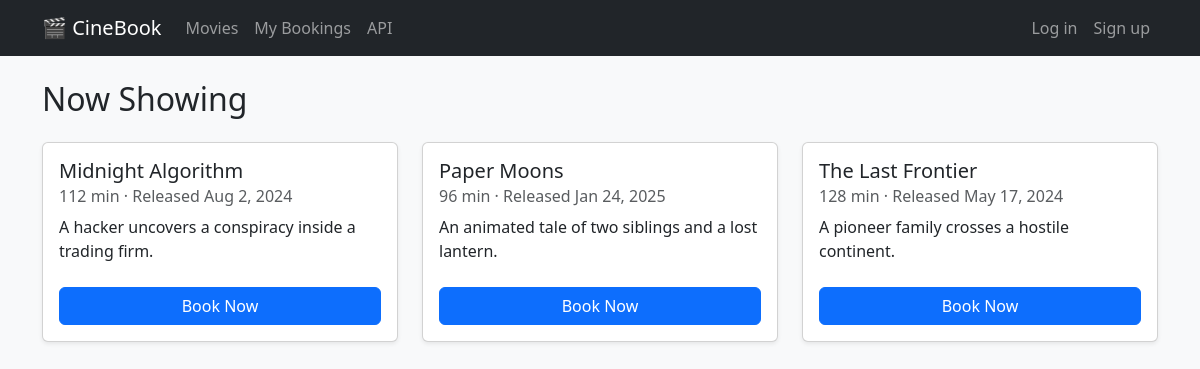
The page / on the database its author committed.
### bookings/models.py (models this page shows, shortened)
class Movie(models.Model):
    title = models.CharField(max_length=200)
    description = models.TextField(blank=True)
    release_date = models.DateField()
    duration = models.PositiveIntegerField(help_text="Duration in minutes")
    class Meta:
        ordering = ["title"]

### bookings/views.py (the view)
# urls.py: path("", views.movie_list, name="movie_list"),
def movie_list(request):
    return render(request, "bookings/movie_list.html", {"movies": Movie.objects.all()})

### bookings/templates/bookings/movie_list.html (shortened to what this page needs)
{% extends 'bookings/base.html' %}
{% block content %}
<h2 class="mb-4">Now Showing</h2>
<div class="row row-cols-1 row-cols-md-2 row-cols-lg-3 g-4">
  {% for movie in movies %}
    <div class="col">
      <div class="card h-100 shadow-sm">
        <div class="card-body">
          <h5 class="card-title">{{ movie.title }}</h5>
          <h6 class="card-subtitle mb-2 text-muted">
            {{ movie.duration }} min &middot; Released {{ movie.release_date|date:"M j, Y" }}
          </h6>
          <p class="card-text">{{ movie.description }}</p>
        </div>
        <div class="card-footer bg-transparent border-0 pb-3">
          <a href="{% url 'book_seat' movie.id %}" class="btn btn-primary w-100">Book Now</a>
        </div>
      </div>
    </div>
  {% empty %}
    <div class="col-12"><div class="alert alert-info">No movies are showing right now.</div></div>
  {% endfor %}
</div>
{% endblock %}

### rows shown on the page
Movie: title "Midnight Algorithm", duration "112", release_date "Aug 2, 2024", description "A hacker uncovers a conspiracy inside a trading firm."
Movie: title "Paper Moons", duration "96", release_date "Jan 24, 2025", description "An animated tale of two siblings and a lost lantern."
Movie: title "The Last Frontier", duration "128", release_date "May 17, 2024", description "A pioneer family crosses a hostile continent."
